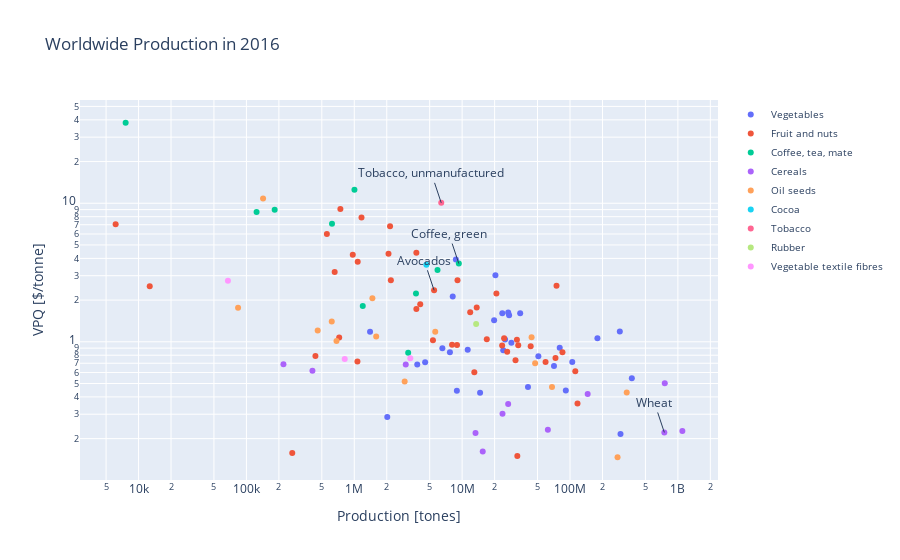

The code cell stored with this chart in its notebook:
### Code cell
fig = go.Figure()
for i in range(len(parent_group_legend)):
    fig.add_trace(go.Scatter(
        x=df_crops_prod_unique[df_crops_prod_unique.parent_group==df_groups.parent_group.unique()[i]].production,
        y=df_crops_prod[df_crops_prod.parent_group==df_groups.parent_group.unique()[i]].import_vpq,
        mode='markers',
        text=df_crops_prod[df_crops_prod.parent_group==df_groups.parent_group.unique()[i]].item_crops,
        name=parent_group_legend[i]
    ))

# Transform the axis in log
fig.update_xaxes(type="log")
fig.update_yaxes(type="log")

# Add the annotation to highlight our crop
fig.add_annotation(
    go.layout.Annotation(
            x=math.log10(749016800),
            y=math.log10(0.2215844),
            text="Wheat")
)

fig.add_annotation(
    go.layout.Annotation(
            x=math.log10(5495334),
            y=math.log10(2.3529),
            text="Avocados")
)

fig.add_annotation(
    go.layout.Annotation(
            x=math.log10(6398885.0),
            y=math.log10(10.06832),
            text="Tobacco, unmanufactured")
)

fig.add_annotation(
    go.layout.Annotation(
            x=math.log10(9315121.0),
            y=math.log10(3.670396),
            text="Coffee, green")
)

fig.update_layout(
    title="Worldwide Production in 2016 ",
    xaxis_title="Production [tones]",
    yaxis_title="VPQ [$/tonne]",
    legend=go.layout.Legend(
        font=dict(
            size=10)
))
fig.show()

### Figure 1 — Plotly figure (JSON) as saved in the notebook; plotly's stock layout.template omitted (floating-point values rounded to 4 significant figures)
{"data": [{"mode": "markers", "name": "Vegetables", "text": ["Artichokes", "Asparagus", "Bambara beans", "Beans, dry", "Beans, green", "Broad beans, horse beans, dry", "Cabbages and other brassicas", "Carrots and turnips", "Cassava", "Cauliflowers and broccoli", "Chick peas", "Chillies and peppers, green", "Cucumbers and gherkins", "Eggplants (aubergines)", "Garlic", "Lentils", "Maize, green", "Mushrooms and truffles", "Olives", "Onions, dry", "Onions, shallots, green", "Peas, dry", "Peas, green", "Potatoes", "Pulses, nes", "Pumpkins, squash and gourds", "Roots and tubers, nes", "Spinach", "Sweet potatoes", "Tomatoes", "Vegetables, fresh nes"], "type": "scatter", "x": [1400435, 8744520, 62682, 28601308, 23566737, 4538582, 71019060, 40758629, 293816183, 25004738, 11262489, 34513860, 80259066, 50892545, 27247927, 6556557, 7701015, 8177556, 20344598, 91407675, 2022934, 14667881, 19789451, 374245908, 3835085, 24039005, 8934045, 26732265, 104940770, 179469299, 289490605], "y": [1.183, 3.921, 0, 0.985, 1.608, 0.7119, 0.6676, 0.4727, 0.2164, 1.04, 0.8764, 1.605, 0.9053, 0.7872, 1.555, 0.9001, 0.8389, 2.123, 3.026, 0.4452, 0.287, 0.4291, 1.43, 0.5455, 0.6855, 0.8699, 0.4425, 1.629, 0.7142, 1.061, 1.187]}, {"mode": "markers", "name": "Fruit and nuts", "text": ["Almonds, with shell", "Apples", "Apricots", "Avocados", "Bananas", "Blueberries", "Brazil nuts, with shell", "Cashew nuts, with shell", "Cherries", "Cherries, sour", "Chestnut", "Coconuts", "Cranberries", "Currants", "Dates", "Figs", "Fruit, citrus nes", "Fruit, fresh nes", "Fruit, tropical fresh nes", "Gooseberries", "Grapefruit (inc. pomelos)", "Grapes", "Hazelnuts, with shell", "Kola nuts", "Lemons and limes", "Mangoes, mangosteens, guavas", "Melons, other (inc.cantaloupes)", "Nuts, nes", "Oranges", "Papayas", "Peaches and nectarines", "Pears", "Persimmons", "Pineapples", "Pistachios", "Plantains and others", "Plums and sloes", "Quinces", "Strawberries", "Tangerines, mandarins, clementines, satsumas", "Walnuts, with shell", "Watermelons"], "type": "scatter", "x": [2145425, 85099369, 3764339, 5495334, 111931392, 556882, 6134, 4087432, 2076340, 1070028, 2183987, 59339618, 724878, 657934, 8062365, 1075760, 13646419, 33105095, 20777640, 12698, 8962193, 74991623, 743243, 266026, 16922097, 43198369, 31245016, 968431, 73337481, 12973117, 24490604, 23490758, 5363773, 26157670, 1166714, 32486225, 11873768, 436343, 9055955, 32197990, 3762177, 117349894], "y": [6.832, 0.8398, 1.725, 2.353, 0.6128, 5.996, 7.044, 1.868, 4.328, 0.7211, 2.784, 0.7152, 1.074, 3.187, 0.9538, 3.776, 1.765, 0.9426, 2.228, 2.521, 0.9469, 2.537, 9.09, 0.1572, 1.044, 0.9291, 0.7359, 4.248, 0.765, 0.6028, 1.06, 0.9384, 1.027, 0.8469, 7.893, 0.1496, 1.634, 0.7909, 2.786, 1.034, 4.385, 0.3588]}, {"mode": "markers", "name": "Coffee, tea, mate", "text": ["Anise, badian, fennel, coriander", "Chillies and peppers, dry", "Cloves", "Coffee, green", "Ginger", "Maté", "Nutmeg, mace and cardamoms", "Pepper (piper spp.)", "Tea", "Vanilla"], "type": "scatter", "x": [1198897, 3732433, 182785, 9316151, 3160456, 1003390, 124231, 621594, 5913119, 7594], "y": [1.817, 2.228, 8.965, 3.67, 0.8333, 12.52, 8.659, 7.118, 3.293, 38.12]}, {"mode": "markers", "name": "Cereals", "text": ["Barley", "Buckwheat", "Canary seed", "Fonio", "Grain, mixed", "Maize", "Millet", "Oats", "Rice, paddy", "Rye", "Sorghum", "Triticale", "Wheat"], "type": "scatter", "x": [145779756, 3001399, 220434, 545960, 409429, 1100210474, 26704099, 23666091, 756154062, 13303940, 62324822, 15517785, 749014840], "y": [0.4198, 0.6856, 0.6885, 0, 0.6192, 0.2267, 0.3551, 0.3028, 0.5019, 0.2197, 0.232, 0.1614, 0.2216]}, {"mode": "markers", "name": "Oil seeds", "text": ["Castor oil seed", "Chicory roots", "Groundnuts, with shell", "Hops", "Linseed", "Mustard seed", "Oilseeds nes", "Poppy seed", "Rapeseed", "Safflower seed", "Sesame seed", "Soybeans", "Sugar beet", "Sunflower seed"], "type": "scatter", "x": [1596088, 457897, 44035948, 142730, 2931858, 684106, 1471954, 83689, 68085491, 618211, 5631446, 335508757, 275910760, 47515481], "y": [1.093, 1.208, 1.08, 10.81, 0.5173, 1.013, 2.062, 1.762, 0.4719, 1.404, 1.181, 0.4297, 0.1468, 0.6993]}, {"mode": "markers", "name": "Cocoa", "text": ["Cocoa, beans"], "type": "scatter", "x": [4658994], "y": [3.596]}, {"mode": "markers", "name": "Tobacco", "text": ["Tobacco, unmanufactured"], "type": "scatter", "x": [6398885], "y": [10.07]}, {"mode": "markers", "name": "Rubber", "text": ["Rubber, natural"], "type": "scatter", "x": [13480593], "y": [1.344]}, {"mode": "markers", "name": "Vegetable textile fibres", "text": ["Flax fibre and tow", "Jute", "Manila fibre (abaca)"], "type": "scatter", "x": [815400, 3307216, 67402], "y": [0.7519, 0.762, 2.76]}], "layout": {"annotations": [{"text": "Wheat", "x": 8.874, "y": -0.6545}, {"text": "Avocados", "x": 6.74, "y": 0.3716}, {"text": "Tobacco, unmanufactured", "x": 6.806, "y": 1.003}, {"text": "Coffee, green", "x": 6.969, "y": 0.5647}], "legend": {"font": {"size": 10}}, "title": {"text": "Worldwide Production in 2016 "}, "xaxis": {"title": {"text": "Production [tones]"}, "type": "log"}, "yaxis": {"title": {"text": "VPQ [$/tonne]"}, "type": "log"}}}
